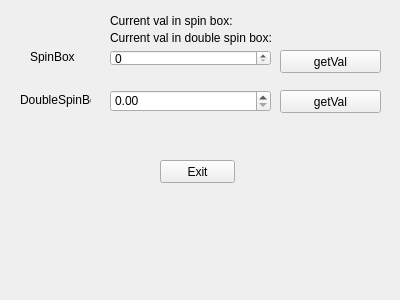
<?xml version="1.0" encoding="UTF-8"?>
<ui version="4.0">
 <class>Form</class>
 <widget class="QWidget" name="Form">
  <property name="geometry">
   <rect>
    <x>0</x>
    <y>0</y>
    <width>400</width>
    <height>300</height>
   </rect>
  </property>
  <property name="windowTitle">
   <string>Form</string>
  </property>
  <widget class="QSpinBox" name="spinBox">
   <property name="geometry">
    <rect>
     <x>110</x>
     <y>50</y>
     <width>161</width>
     <height>16</height>
    </rect>
   </property>
  </widget>
  <widget class="QDoubleSpinBox" name="doubleSpinBox">
   <property name="geometry">
    <rect>
     <x>110</x>
     <y>90</y>
     <width>161</width>
     <height>22</height>
    </rect>
   </property>
  </widget>
  <widget class="QLabel" name="label">
   <property name="geometry">
    <rect>
     <x>30</x>
     <y>50</y>
     <width>46</width>
     <height>13</height>
    </rect>
   </property>
   <property name="text">
    <string>SpinBox</string>
   </property>
  </widget>
  <widget class="QLabel" name="label_2">
   <property name="geometry">
    <rect>
     <x>20</x>
     <y>90</y>
     <width>71</width>
     <height>20</height>
    </rect>
   </property>
   <property name="text">
    <string>DoubleSpinBox</string>
   </property>
  </widget>
  <widget class="QPushButton" name="pushButton">
   <property name="geometry">
    <rect>
     <x>280</x>
     <y>50</y>
     <width>101</width>
     <height>23</height>
    </rect>
   </property>
   <property name="text">
    <string>getVal</string>
   </property>
  </widget>
  <widget class="QPushButton" name="pushButton_2">
   <property name="geometry">
    <rect>
     <x>280</x>
     <y>90</y>
     <width>101</width>
     <height>23</height>
    </rect>
   </property>
   <property name="text">
    <string>getVal</string>
   </property>
  </widget>
  <widget class="QPushButton" name="pushButton_3">
   <property name="geometry">
    <rect>
     <x>160</x>
     <y>160</y>
     <width>75</width>
     <height>23</height>
    </rect>
   </property>
   <property name="text">
    <string>Exit</string>
   </property>
  </widget>
  <widget class="QLabel" name="label_3">
   <property name="geometry">
    <rect>
     <x>110</x>
     <y>10</y>
     <width>191</width>
     <height>21</height>
    </rect>
   </property>
   <property name="text">
    <string>Current val in spin box:</string>
   </property>
  </widget>
  <widget class="QLabel" name="label_4">
   <property name="geometry">
    <rect>
     <x>110</x>
     <y>30</y>
     <width>191</width>
     <height>16</height>
    </rect>
   </property>
   <property name="text">
    <string>Current val in double spin box:</string>
   </property>
  </widget>
 </widget>
 <resources/>
 <connections/>
</ui>
